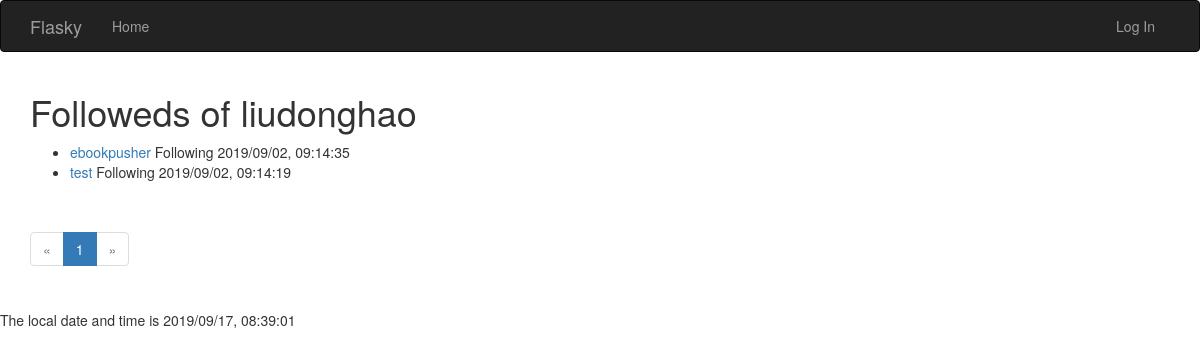
Page /followeds/liudonghao on the committed database.
### app/models.py (models this page shows, shortened)
class User(UserMixin, db.Model):
    __tablename__ = 'users'
    id = db.Column(db.Integer, primary_key=True)
    username = db.Column(db.String(65), unique=True, index=True)
    email = db.Column(db.String(65), unique=True, index=True)
    password_hash = db.Column(db.String(128))
    confirmed = db.Column(db.Boolean, default=False)
    name = db.Column(db.String(65))
    location = db.Column(db.String(65))
    about_me = db.Column(db.Text())
    member_since = db.Column(db.DateTime(), default=datetime.utcnow)
    last_seen    = db.Column(db.DateTime(), default=datetime.utcnow)
    role_id = db.Column(db.Integer, db.ForeignKey('roles.id'))
    posts = db.relationship('Post', backref='author', lazy='dynamic')
    followed = db.relationship('Follow', foreign_keys=[Follow.follower_id], backref=db.backref('follower', lazy='joined'), lazy='dynamic', cascade='all, delete-orphan')
    followers = db.relationship('Follow', foreign_keys=[Follow.followed_id], backref=db.backref('followed', lazy='joined'), lazy='dynamic', cascade='all, delete-orphan')
    @property
    def password(self):
        raise AttributeError('password is not a reable attribute')

class Follow(db.Model):
    __tablename__ = 'follows'
    follower_id = db.Column(db.Integer, db.ForeignKey('users.id'), primary_key=True)
    followed_id = db.Column(db.Integer, db.ForeignKey('users.id'), primary_key=True)
    timestamp = db.Column(db.DateTime(), default=datetime.utcnow)

### app/main/views.py (the view)
@main.route('/followeds/<username>')
def followeds(username):
    user = User.query.filter_by(username=username).first()
    if user is None:
        flash('Invalidate username')
        return redirect(url_for('main.index'))
    page = request.args.get('page', 1, type=int)
    pagination = user.followed.order_by(Follow.timestamp.desc()).paginate(page, per_page=10, error_out=False)
    followers= [{'user':item.followed, 'timestamp':item.timestamp} for item in pagination.items]
    return render_template('followeds.html', user=user, followers=followers, pagination=pagination)

### app/auth/views.py (called while the page is built)
@auth.before_app_request
def before_request():
    if current_user.is_authenticated:
        current_user.ping()
        if not current_user.confirmed \
        and request.endpoint[:5] != 'auth.' \
        and request.endpoint != 'static' :
            return redirect(url_for('auth.unconfirmed'))

### app/main/__init__.py (called while the page is built)
@main.app_context_processor
def inject_permissions():
    return dict(Permission=Permission)

### app/templates/followeds.html (shortened to what this page needs)
{% extends 'base.html' %}
{% import "_macros.html" as macros %}
{% block page_content %}
<div class="page-head">
	<h1>Followeds of {{ user.username }}</h1>
</div>
<div>
	<ul>
	{% for follower in followers %}
		<li>
			<a href="{{ url_for('.user', username=follower['user'].username) }}">{{ follower['user'].username }}</a>
			<span>Following {{ moment(follower['timestamp']).format('YYYY/MM/DD, HH:mm:ss') }}</span>
		</li>
	{% endfor %}
	</ul>
</div>
{% if pagination %}
<div class="pagination">
{{ macros.pagination_widget(pagination, '.followeds', username=user.username) }}
</div>
{% endif %}
{% endblock %}

### rows in the picture
User: username "liudonghao"
User: user.username "ebookpusher"
Follow: timestamp "2019/09/02, 09:14:35"
User: user.username "test"
Follow: timestamp "2019/09/02, 09:14:19"

### other values in the picture
{{ p }} "1"
{{ moment().format('YYYY/MM/DD, HH:mm:ss',refresh=True) }} "2019/09/17, 08:39:01"
